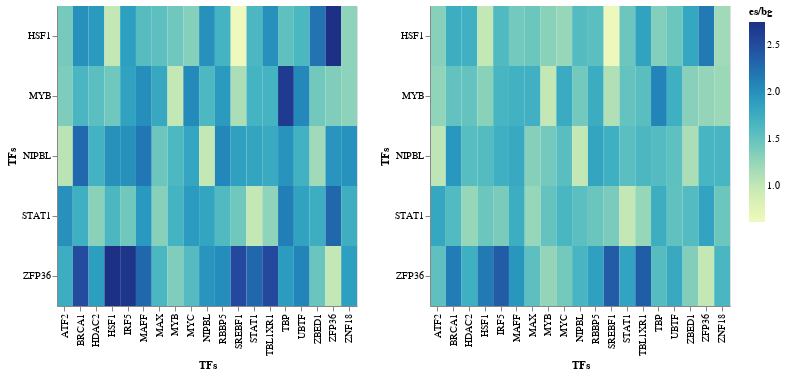

The cell this chart's notebook holds for it:
### Code cell
sim_foreoverbg = sim_allvsall / sim_bg_allvsall
dice_foreoverbg = dice_allvsall / dice_bg_allvsall
hm_esoverbg = sim_foreoverbg.melt(ignore_index=False).reset_index()
hm_diceesoverbg = dice_foreoverbg.melt(ignore_index=False).reset_index()

alt.hconcat(
    alt.Chart(hm_esoverbg.query('variable == @remap2022_TSStfs & index == @remap2022_strongTFs')).mark_rect().encode(
    alt.X('variable', title='TFs'),
    alt.Y('index', title="TFs"),
    alt.Color('value', title='es/bg'),
    alt.Tooltip(['index', 'variable','value'])
).properties(height=300, width=300),
alt.Chart(hm_diceesoverbg.query('variable == @remap2022_TSStfs & index == @remap2022_strongTFs')).mark_rect().encode(
    alt.X('variable', title='TFs'),
    alt.Y('index', title="TFs"),
    alt.Color('value', title='es/bg'),
    alt.Tooltip(['index', 'variable','value'])
).properties(height=300, width=300)
)

### Figure 1 — Vega-Lite specification as saved in the notebook (floating-point values rounded to 4 significant figures)
{"config": {"view": {"continuousWidth": 400, "continuousHeight": 300}}, "hconcat": [{"data": {"name": "data-a9ad3639df30471708a6a14a4f7414a3"}, "mark": "rect", "encoding": {"color": {"type": "quantitative", "field": "value", "title": "es/bg"}, "tooltip": [{"type": "nominal", "field": "index"}, {"type": "nominal", "field": "variable"}, {"type": "quantitative", "field": "value"}], "x": {"type": "nominal", "field": "variable", "title": "TFs"}, "y": {"type": "nominal", "field": "index", "title": "TFs"}}, "height": 300, "width": 300}, {"data": {"name": "data-89ae9d7a1c11cbacae02146d3d6bb811"}, "mark": "rect", "encoding": {"color": {"type": "quantitative", "field": "value", "title": "es/bg"}, "tooltip": [{"type": "nominal", "field": "index"}, {"type": "nominal", "field": "variable"}, {"type": "quantitative", "field": "value"}], "x": {"type": "nominal", "field": "variable", "title": "TFs"}, "y": {"type": "nominal", "field": "index", "title": "TFs"}}, "height": 300, "width": 300}], "$schema": "https://vega.github.io/schema/vega-lite/v4.8.1.json", "datasets": {"data-a9ad3639df30471708a6a14a4f7414a3": [{"index": "HSF1", "variable": "ATF2", "value": 1.41}, {"index": "MYB", "variable": "ATF2", "value": 1.367}, {"index": "NIPBL", "variable": "ATF2", "value": 1.059}, {"index": "STAT1", "variable": "ATF2", "value": 2.0}, {"index": "ZFP36", "variable": "ATF2", "value": 1.75}, {"index": "HSF1", "variable": "BRCA1", "value": 2.0}, {"index": "MYB", "variable": "BRCA1", "value": 1.657}, {"index": "NIPBL", "variable": "BRCA1", "value": 2.286}, {"index": "STAT1", "variable": "BRCA1", "value": 1.733}, {"index": "ZFP36", "variable": "BRCA1", "value": 2.5}, {"index": "HSF1", "variable": "HDAC2", "value": 1.929}, {"index": "MYB", "variable": "HDAC2", "value": 1.556}, {"index": "NIPBL", "variable": "HDAC2", "value": 1.706}, {"index": "STAT1", "variable": "HDAC2", "value": 1.312}, {"index": "ZFP36", "variable": "HDAC2", "value": 1.895}, {"index": "HSF1", "variable": "HSF1", "value": 1.0}, {"index": "MYB", "variable": "HSF1", "value": 1.441}, {"index": "NIPBL", "variable": "HSF1", "value": 2.0}, {"index": "STAT1", "variable": "HSF1", "value": 1.647}, {"index": "ZFP36", "variable": "HSF1", "value": 2.75}, {"index": "HSF1", "variable": "IRF5", "value": 1.894}, {"index": "MYB", "variable": "IRF5", "value": 1.857}, {"index": "NIPBL", "variable": "IRF5", "value": 2.0}, {"index": "STAT1", "variable": "IRF5", "value": 1.438}, {"index": "ZFP36", "variable": "IRF5", "value": 2.706}, {"index": "HSF1", "variable": "MAFF", "value": 1.587}, {"index": "MYB", "variable": "MAFF", "value": 2.02}, {"index": "NIPBL", "variable": "MAFF", "value": 2.188}, {"index": "STAT1", "variable": "MAFF", "value": 1.938}, {"index": "ZFP36", "variable": "MAFF", "value": 2.294}, {"index": "HSF1", "variable": "MAX", "value": 1.544}, {"index": "MYB", "variable": "MAX", "value": 1.8}, {"index": "NIPBL", "variable": "MAX", "value": 1.456}, {"index": "STAT1", "variable": "MAX", "value": 1.324}, {"index": "ZFP36", "variable": "MAX", "value": 1.651}, {"index": "HSF1", "variable": "MYB", "value": 1.441}, {"index": "MYB", "variable": "MYB", "value": 1.0}, {"index": "NIPBL", "variable": "MYB", "value": 1.636}, {"index": "STAT1", "variable": "MYB", "value": 1.684}, {"index": "ZFP36", "variable": "MYB", "value": 1.361}, {"index": "HSF1", "variable": "MYC", "value": 1.333}, {"index": "MYB", "variable": "MYC", "value": 2.048}, {"index": "NIPBL", "variable": "MYC", "value": 1.818}, {"index": "STAT1", "variable": "MYC", "value": 1.923}, {"index": "ZFP36", "variable": "MYC", "value": 1.593}, {"index": "HSF1", "variable": "NIPBL", "value": 2.0}, {"index": "MYB", "variable": "NIPBL", "value": 1.636}, {"index": "NIPBL", "variable": "NIPBL", "value": 1.0}, {"index": "STAT1", "variable": "NIPBL", "value": 1.833}, {"index": "ZFP36", "variable": "NIPBL", "value": 1.964}, {"index": "HSF1", "variable": "RBBP5", "value": 1.688}, {"index": "MYB", "variable": "RBBP5", "value": 1.929}, {"index": "NIPBL", "variable": "RBBP5", "value": 2.071}, {"index": "STAT1", "variable": "RBBP5", "value": 1.615}, {"index": "ZFP36", "variable": "RBBP5", "value": 2.029}, {"index": "HSF1", "variable": "SREBF1", "value": 0.6222}, {"index": "MYB", "variable": "SREBF1", "value": 1.143}, {"index": "NIPBL", "variable": "SREBF1", "value": 1.875}, {"index": "STAT1", "variable": "SREBF1", "value": 1.438}, {"index": "ZFP36", "variable": "SREBF1", "value": 2.526}, {"index": "HSF1", "variable": "STAT1", "value": 1.647}, {"index": "MYB", "variable": "STAT1", "value": 1.684}, {"index": "NIPBL", "variable": "STAT1", "value": 1.833}, {"index": "STAT1", "variable": "STAT1", "value": 1.0}, {"index": "ZFP36", "variable": "STAT1", "value": 2.297}, {"index": "HSF1", "variable": "TBL1XR1", "value": 2.0}, {"index": "MYB", "variable": "TBL1XR1", "value": 1.692}, {"index": "NIPBL", "variable": "TBL1XR1", "value": 1.786}, {"index": "STAT1", "variable": "TBL1XR1", "value": 1.286}, {"index": "ZFP36", "variable": "TBL1XR1", "value": 2.529}, {"index": "HSF1", "variable": "TBP", "value": 1.536}, {"index": "MYB", "variable": "TBP", "value": 2.65}, {"index": "NIPBL", "variable": "TBP", "value": 1.974}, {"index": "STAT1", "variable": "TBP", "value": 2.136}, {"index": "ZFP36", "variable": "TBP", "value": 1.925}, {"index": "HSF1", "variable": "UBTF", "value": 1.65}, {"index": "MYB", "variable": "UBTF", "value": 2.062}, {"index": "NIPBL", "variable": "UBTF", "value": 1.714}, {"index": "STAT1", "variable": "UBTF", "value": 1.857}, {"index": "ZFP36", "variable": "UBTF", "value": 2.088}, {"index": "HSF1", "variable": "ZBED1", "value": 2.214}, {"index": "MYB", "variable": "ZBED1", "value": 1.429}, {"index": "NIPBL", "variable": "ZBED1", "value": 1.2}, {"index": "STAT1", "variable": "ZBED1", "value": 1.75}, {"index": "ZFP36", "variable": "ZBED1", "value": 1.476}, {"index": "HSF1", "variable": "ZFP36", "value": 2.75}, {"index": "MYB", "variable": "ZFP36", "value": 1.361}, {"index": "NIPBL", "variable": "ZFP36", "value": 1.964}, {"index": "STAT1", "variable": "ZFP36", "value": 2.297}, {"index": "ZFP36", "variable": "ZFP36", "value": 1.0}, {"index": "HSF1", "variable": "ZNF18", "value": 1.283}, {"index": "MYB", "variable": "ZNF18", "value": 1.296}, {"index": "NIPBL", "variable": "ZNF18", "value": 1.987}, {"index": "STAT1", "variable": "ZNF18", "value": 1.74}, {"index": "ZFP36", "variable": "ZNF18", "value": 1.89}], "data-89ae9d7a1c11cbacae02146d3d6bb811": [{"index": "HSF1", "variable": "ATF2", "value": 1.323}, {"index": "MYB", "variable": "ATF2", "value": 1.28}, {"index": "NIPBL", "variable": "ATF2", "value": 1.045}, {"index": "STAT1", "variable": "ATF2", "value": 1.81}, {"index": "ZFP36", "variable": "ATF2", "value": 1.531}, {"index": "HSF1", "variable": "BRCA1", "value": 1.75}, {"index": "MYB", "variable": "BRCA1", "value": 1.511}, {"index": "NIPBL", "variable": "BRCA1", "value": 1.947}, {"index": "STAT1", "variable": "BRCA1", "value": 1.611}, {"index": "ZFP36", "variable": "BRCA1", "value": 2.143}, {"index": "HSF1", "variable": "HDAC2", "value": 1.722}, {"index": "MYB", "variable": "HDAC2", "value": 1.5}, {"index": "NIPBL", "variable": "HDAC2", "value": 1.571}, {"index": "STAT1", "variable": "HDAC2", "value": 1.25}, {"index": "ZFP36", "variable": "HDAC2", "value": 1.739}, {"index": "HSF1", "variable": "HSF1", "value": 1.0}, {"index": "MYB", "variable": "HSF1", "value": 1.313}, {"index": "NIPBL", "variable": "HSF1", "value": 1.6}, {"index": "STAT1", "variable": "HSF1", "value": 1.458}, {"index": "ZFP36", "variable": "HSF1", "value": 2.167}, {"index": "HSF1", "variable": "IRF5", "value": 1.615}, {"index": "MYB", "variable": "IRF5", "value": 1.667}, {"index": "NIPBL", "variable": "IRF5", "value": 1.737}, {"index": "STAT1", "variable": "IRF5", "value": 1.389}, {"index": "ZFP36", "variable": "IRF5", "value": 2.381}, {"index": "HSF1", "variable": "MAFF", "value": 1.424}, {"index": "MYB", "variable": "MAFF", "value": 1.714}, {"index": "NIPBL", "variable": "MAFF", "value": 1.792}, {"index": "STAT1", "variable": "MAFF", "value": 1.75}, {"index": "ZFP36", "variable": "MAFF", "value": 1.957}, {"index": "HSF1", "variable": "MAX", "value": 1.462}, {"index": "MYB", "variable": "MAX", "value": 1.727}, {"index": "NIPBL", "variable": "MAX", "value": 1.337}, {"index": "STAT1", "variable": "MAX", "value": 1.25}, {"index": "ZFP36", "variable": "MAX", "value": 1.547}, {"index": "HSF1", "variable": "MYB", "value": 1.313}, {"index": "MYB", "variable": "MYB", "value": 1.0}, {"index": "NIPBL", "variable": "MYB", "value": 1.424}, {"index": "STAT1", "variable": "MYB", "value": 1.5}, {"index": "ZFP36", "variable": "MYB", "value": 1.261}, {"index": "HSF1", "variable": "MYC", "value": 1.241}, {"index": "MYB", "variable": "MYC", "value": 1.778}, {"index": "NIPBL", "variable": "MYC", "value": 1.562}, {"index": "STAT1", "variable": "MYC", "value": 1.655}, {"index": "ZFP36", "variable": "MYC", "value": 1.419}, {"index": "HSF1", "variable": "NIPBL", "value": 1.6}, {"index": "MYB", "variable": "NIPBL", "value": 1.424}, {"index": "NIPBL", "variable": "NIPBL", "value": 1.0}, {"index": "STAT1", "variable": "NIPBL", "value": 1.556}, {"index": "ZFP36", "variable": "NIPBL", "value": 1.675}, {"index": "HSF1", "variable": "RBBP5", "value": 1.55}, {"index": "MYB", "variable": "RBBP5", "value": 1.765}, {"index": "NIPBL", "variable": "RBBP5", "value": 1.833}, {"index": "STAT1", "variable": "RBBP5", "value": 1.471}, {"index": "ZFP36", "variable": "RBBP5", "value": 1.875}, {"index": "HSF1", "variable": "SREBF1", "value": 0.6458}, {"index": "MYB", "variable": "SREBF1", "value": 1.111}, {"index": "NIPBL", "variable": "SREBF1", "value": 1.737}, {"index": "STAT1", "variable": "SREBF1", "value": 1.389}, {"index": "ZFP36", "variable": "SREBF1", "value": 2.381}, {"index": "HSF1", "variable": "STAT1", "value": 1.458}, {"index": "MYB", "variable": "STAT1", "value": 1.5}, {"index": "NIPBL", "variable": "STAT1", "value": 1.556}, {"index": "STAT1", "variable": "STAT1", "value": 1.0}, {"index": "ZFP36", "variable": "STAT1", "value": 1.85}, {"index": "HSF1", "variable": "TBL1XR1", "value": 1.857}, {"index": "MYB", "variable": "TBL1XR1", "value": 1.562}, {"index": "NIPBL", "variable": "TBL1XR1", "value": 1.647}, {"index": "STAT1", "variable": "TBL1XR1", "value": 1.25}, {"index": "ZFP36", "variable": "TBL1XR1", "value": 2.368}, {"index": "HSF1", "variable": "TBP", "value": 1.345}, {"index": "MYB", "variable": "TBP", "value": 2.1}, {"index": "NIPBL", "variable": "TBP", "value": 1.597}, {"index": "STAT1", "variable": "TBP", "value": 1.758}, {"index": "ZFP36", "variable": "TBP", "value": 1.589}, {"index": "HSF1", "variable": "UBTF", "value": 1.464}, {"index": "MYB", "variable": "UBTF", "value": 1.739}, {"index": "NIPBL", "variable": "UBTF", "value": 1.536}, {"index": "STAT1", "variable": "UBTF", "value": 1.522}, {"index": "ZFP36", "variable": "UBTF", "value": 1.795}, {"index": "HSF1", "variable": "ZBED1", "value": 1.81}, {"index": "MYB", "variable": "ZBED1", "value": 1.321}, {"index": "NIPBL", "variable": "ZBED1", "value": 1.143}, {"index": "STAT1", "variable": "ZBED1", "value": 1.6}, {"index": "ZFP36", "variable": "ZBED1", "value": 1.352}, {"index": "HSF1", "variable": "ZFP36", "value": 2.167}, {"index": "MYB", "variable": "ZFP36", "value": 1.261}, {"index": "NIPBL", "variable": "ZFP36", "value": 1.675}, {"index": "STAT1", "variable": "ZFP36", "value": 1.85}, {"index": "ZFP36", "variable": "ZFP36", "value": 1.0}, {"index": "HSF1", "variable": "ZNF18", "value": 1.193}, {"index": "MYB", "variable": "ZNF18", "value": 1.222}, {"index": "NIPBL", "variable": "ZNF18", "value": 1.671}, {"index": "STAT1", "variable": "ZNF18", "value": 1.463}, {"index": "ZFP36", "variable": "ZNF18", "value": 1.659}]}}
